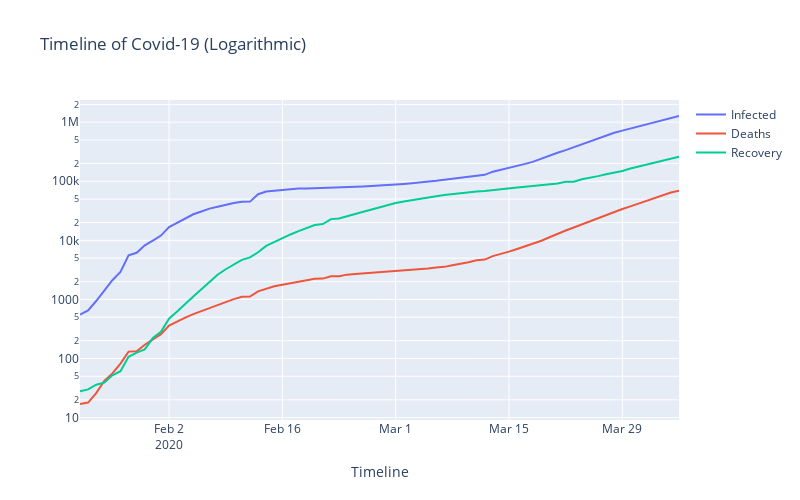

Write notebook code for a chart like this one.
### Markdown cell above
We deem it relevant to plot the above logarithmically too as it can make the spread of the virus easier to discern. That is done below:

### Code cell
#Log-graph
fig = make_subplots()

fig.add_trace(
    go.Scatter(x=new_confirmed["Timeline"], y=new_confirmed["Covid-19 impact"], name = 'Infected'))

fig.add_trace(
    go.Scatter(x=new_death["Timeline"], y=new_death["Covid-19 impact"], name = 'Deaths'))

fig.add_trace(
    go.Scatter(x=new_recovered["Timeline"], y=new_recovered["Covid-19 impact"], name = 'Recovery'))

fig.update_xaxes(title_text="Timeline")


fig.update_layout(height=500, width=800, title_text="Timeline of Covid-19 (Logarithmic)", yaxis=dict(type='log', autorange=True))
fig.show()
